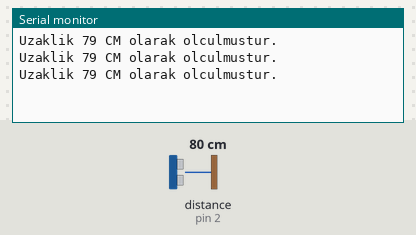
Simulated run of this sketch. Board: Arduino Uno, built with avr-gcc and run on an emulated ATmega328P. Shown: the last lines printed to the serial monitor. Wiring (inferred from the names in the program): ultrasonic range finder: trigger pin 3; echo pin 2. Inputs (shaded band) come from the test bench; at power-on: distance to the obstacle (sensor on pin 2) 80 cm. The echo pulse lasts 58.3 µs per cm.

Above: at 1.3 s.
1.4 s: distance to the obstacle (sensor on pin 2) set to 2 cm
At 1.9 s:
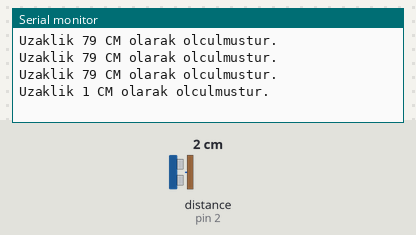
2.9 s: distance to the obstacle (sensor on pin 2) set to 4 cm
At 3.4 s:
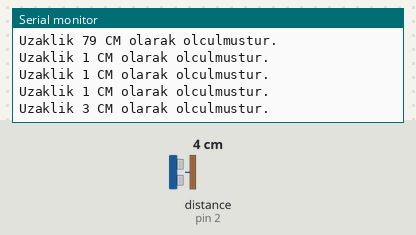
Timing chart, 0 to 5.9 s (numbered marks = the images above; inputs shaded):
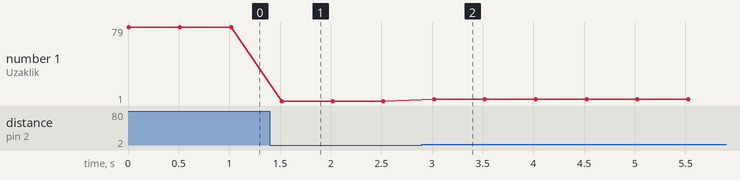

Measured:
- after the input at 1.4 s, the serial monitor: prints a new line after 0.12 s (image 1)
- after the input at 2.9 s, the serial monitor: prints a new line after 0.12 s (image 2)
- plotted number 1: 79 → 1 after the input at 1.4 s, 1 → 3 after the input at 2.9 s

The sketch:

mesafe_sensoru23.ino
```cpp
int trigPin = 3;// integer(tamsayı(2,4,8 byte)) türünde trig ve echo pinleri tanımlar
int echoPin = 2;

long sure;//( long :4 byte yani 32 bit işaretli tam sayı türünden verileri tutabilir)
long uzaklik;// sure ve uzaklık tanımlanır

void setup(){//setup()=arduino'daki .ino uzantılı kod parçasının kod IDE başlatıldığında ilk çalışan kısmı
  //(çalışma ortamını hazırlar)

pinMode(trigPin, OUTPUT);// trig pinini çıkış pini olarak atar
pinMode(echoPin,INPUT);// echo pinini giriş pini olarak ayarlar
Serial.begin(9600);// (seri port ile)seri iletişim başlatmak için void setup() fonksiyonunun içine yazılır
  // içerde yazan 9600 saniye başına gönderilen ve alınan bit (0 veya 1)
}
void loop(){// loop = setup dan sonra çalışır sonsuz döngü işlevi görür
  // rotates the servo motor from 0 to 180 degrees
digitalWrite(trigPin, LOW);
delayMicroseconds(5);// TrigPin'i 5 mikro saniye için DÜŞÜK duruma ayarlar
digitalWrite(trigPin, HIGH);
delayMicroseconds(10);//TrigPin'i 10 mikro saniye için YÜKSEK duruma ayarlar
digitalWrite(trigPin, LOW);// TrigPin'i düşük duruma ayarlanır
sure = pulseIn(echoPin, HIGH);// Gönderilen ses dalgasının geri dönmesindeki süre ölçülüyor
uzaklik= sure /29.1/2;//Ölçütüğümüz süre uzaklığa çevriliyor
if(uzaklik > 200)
uzaklik = 200;// eğer uzaklık 200 den büyükse 200 e sabitlenir
Serial.print("Uzaklik ");// "Uzaklık " yazılır seri port ekranına
Serial.print(uzaklik); // Geçerli deger(yani uzaklik) seri port ekranına gönderir
Serial.println(" CM olarak olculmustur.");// "CM olarak olculmustur." yazılır seri port ekranına
delay(500);// belilenen süre kadar bekler delay(1000)= 1sn
}
```
